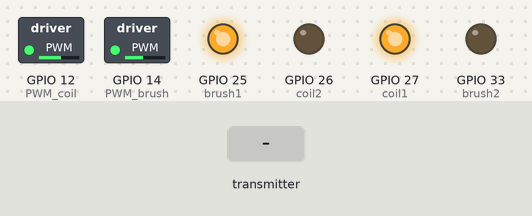
The sketch below on a simulated ESP32. Shown: switched loads named in the sketch (green lamp = pin HIGH), output pins drawn as LEDs (lit = HIGH). The inputs (shaded band) are chosen by the test bench.

Above: at 1.2 s.
1.3 s: the transmitter starts sending readChannel.2 = 1000
At 2.2 s:
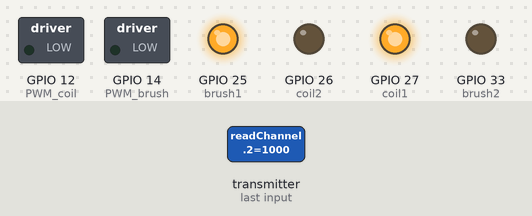
2.8 s: the transmitter starts sending readChannel.5 = 2000
At 3.3 s:
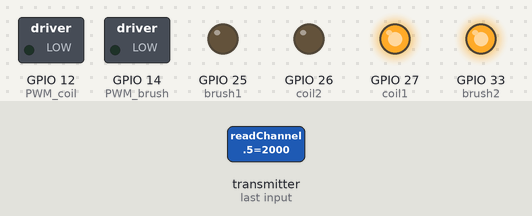
4.3 s: the transmitter starts sending readChannel.2 = 1250
At 5.5 s:
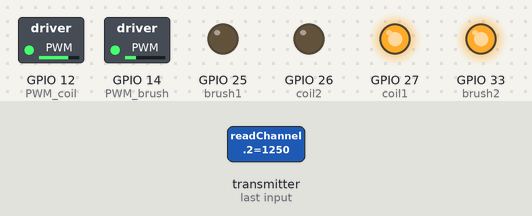
5.8 s: the transmitter starts sending readChannel.2 = 2000
At 6.8 s:
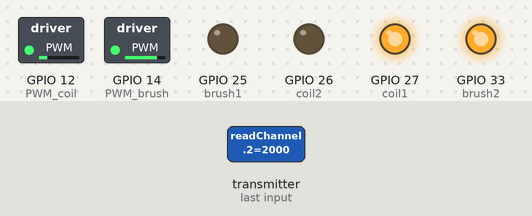
7.3 s: the transmitter starts sending readChannel.5 = 1000
At 8.0 s:
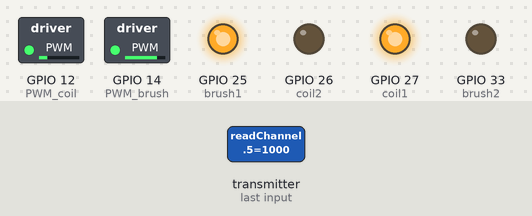
8.8 s: the transmitter starts sending readChannel.2 = 1500
At 9.1 s:
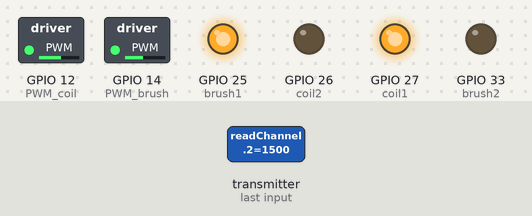
Timing chart, 0 to 11.3 s (numbered marks = the images above; inputs shaded):
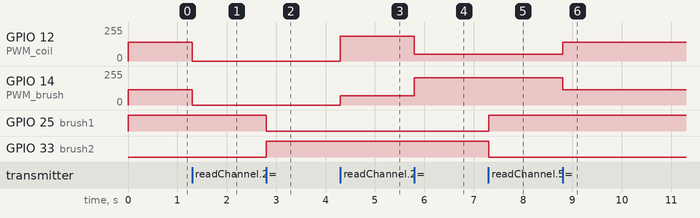

Measured:
- after the input at 1.3 s, GPIO 12 (PWM_coil): 139/255 → 0/255 at once; GPIO 14 (PWM_brush): 114/255 → 0/255 at once
- after the input at 2.8 s, GPIO 25 (brush1): HIGH → LOW at once; GPIO 33 (brush2): LOW → HIGH at once
- after the input at 4.3 s, GPIO 12 (PWM_coil): 0/255 → 185/255 at once; GPIO 14 (PWM_brush): 0/255 → 68/255 at once
- after the input at 5.8 s, GPIO 12 (PWM_coil): 185/255 → 51/255 at once; GPIO 14 (PWM_brush): 68/255 → 203/255 at once
- after the input at 7.3 s, GPIO 25 (brush1): LOW → HIGH at once; GPIO 33 (brush2): HIGH → LOW at once
- after the input at 8.8 s, GPIO 12 (PWM_coil): 51/255 → 139/255 at once; GPIO 14 (PWM_brush): 203/255 → 114/255 at once

The sketch:

motor_control.ino
```cpp
#include <IBusBM.h>

//OUTPUT pins
#define coil1 27
#define coil2 26
#define PWM_coil 12
#define brush1 25
#define brush2 33
#define PWM_brush 14

//PWM parameters
#define PWM_res  8
#define PWM_freq  10000

IBusBM IBus;    // IBus object

void setup() {
  IBus.begin(Serial2,1);
  Serial.begin(115200);

  //Motor direction set pins
  pinMode(coil1, OUTPUT);
  pinMode(coil2, OUTPUT);
  pinMode(brush1, OUTPUT);
  pinMode(brush2, OUTPUT);
  digitalWrite(coil1, HIGH);
  digitalWrite(coil2, LOW);
  digitalWrite(brush1, HIGH);
  digitalWrite(brush2, LOW);

  //PWM PIN SETUP
  ledcAttachPin(PWM_coil, 0);
  ledcSetup(0, PWM_freq, PWM_res);
  ledcAttachPin(PWM_brush, 1);
  ledcSetup(1, PWM_freq, PWM_res);

}

void loop() {
  int val;
  int duty;
  int duty_brush;
  int duty_coil;


  //Reading throttle from reciever and calculating duty cycle
  val = IBus.readChannel(2);
  duty = (val-1000)/10;
  if (duty > 2) {
    duty_brush = 10 + 70*duty/100;
    duty_coil = 100 - duty_brush;
  }
  else{
    duty_brush = 0;
    duty_coil = 0;
  }
  //Assigning duty cycle to output pwm pins
  ledcWrite(0, duty_coil*255/100);
  ledcWrite(1, duty_brush*255/100);

  //Direction of Motor
  if (IBus.readChannel(5)>1500){
    digitalWrite(brush1, LOW);
    digitalWrite(brush2, HIGH);
  }else{
    digitalWrite(brush1, HIGH);
    digitalWrite(brush2, LOW);
  }

}
```
